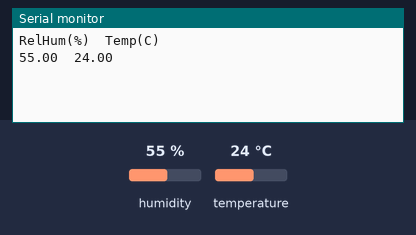
This sketch was run on a simulated Arduino Uno, built with avr-gcc and run on an emulated ATmega328P. Shown: the last lines printed to the serial monitor. The inputs (shaded band) are chosen by the test bench; at power-on: humidity 55 %, temperature 24 °C.

Above: at 2.2 s.
2.3 s: humidity set to 22 %
At 3.5 s:
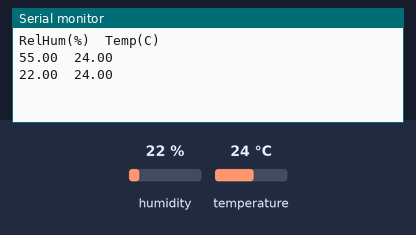
5.0 s: temperature set to 12 °C
At 5.9 s:
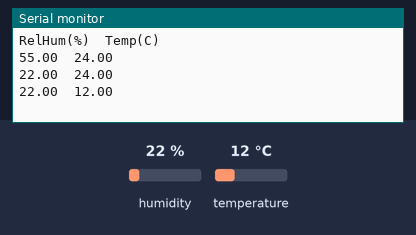
7.7 s: humidity set to 40 %
At 9.5 s:
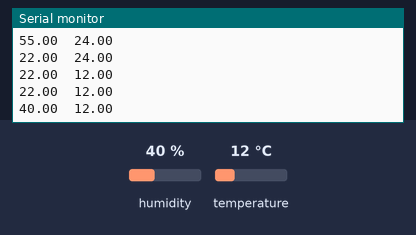
Timing chart, 0 to 11.0 s (numbered marks = the images above; inputs shaded):
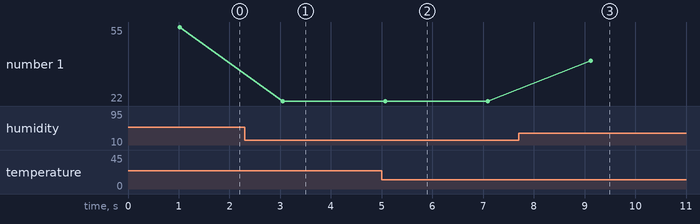

Measured:
- after the input at 2.3 s, the serial monitor: prints a new line after 0.75 s (image 1)
- after the input at 5.0 s, the serial monitor: prints a new line after 0.07 s (image 2)
- after the input at 7.7 s, the serial monitor: prints a new line after 1.4 s (image 3)
- plotted number 1: 55 → 22 after the input at 2.3 s, 22 → 40 after the input at 7.7 s

The sketch:

DHT11_test.ino
```cpp
#include <dht.h>

#define dht_dpin A0

dht DHT;

void setup() {
  Serial.begin(9600);
  delay(300);
  Serial.println("RelHum(%)\tTemp(C)\n");
  delay(700);
}

void loop() {
  DHT.read11(dht_dpin);
    Serial.print(DHT.humidity);
    Serial.print("\t");

    Serial.print(DHT.temperature);
    Serial.println("\t");
  delay(2000);
}
```
